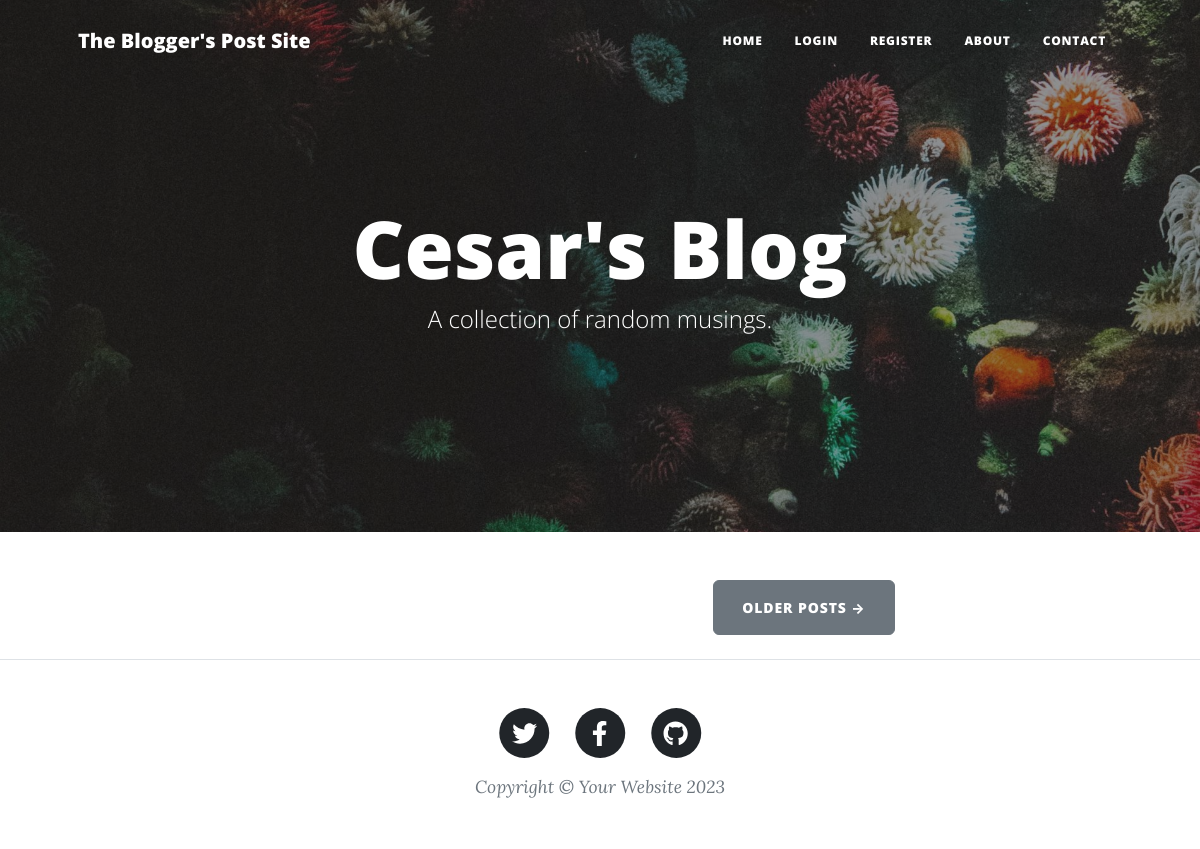
The app's page /, older data.
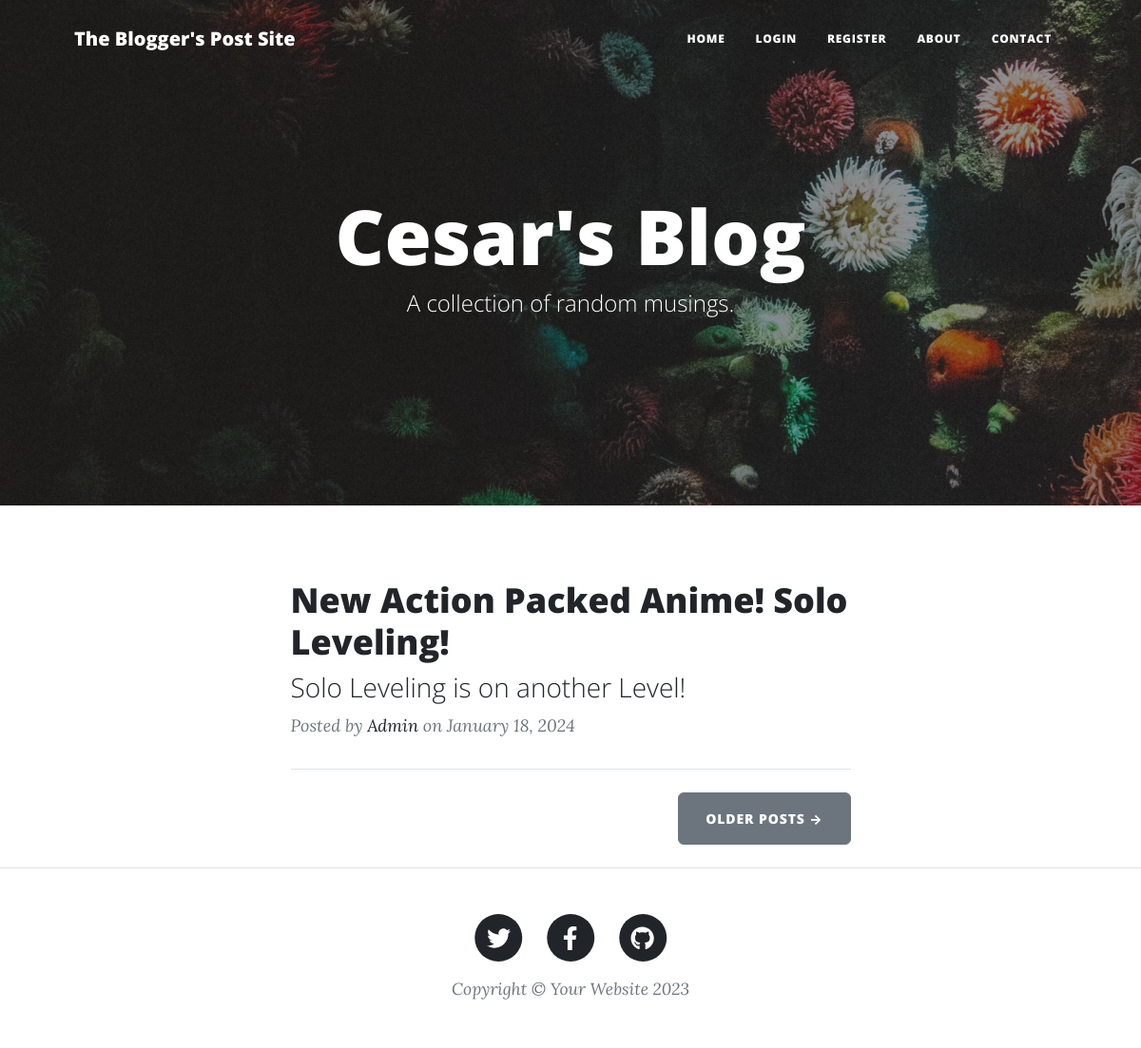
The same page, newer data.
### main.py (models this page shows)
class BlogPost(db.Model):
    __tablename__ = "blog_posts"
    id = db.Column(db.Integer, primary_key=True)
    title = db.Column(db.String(250), unique=True, nullable=False)
    subtitle = db.Column(db.String(250), nullable=False)
    date = db.Column(db.String(250), nullable=False)
    body = db.Column(db.Text, nullable=False)
    author_id: Mapped[int] = mapped_column(ForeignKey("users.id"))
    author: Mapped["User"] = relationship(back_populates="posts")
    img_url = db.Column(db.String(250), nullable=False)
    comments: Mapped[list["Comment"]] = relationship(back_populates="parent_post")

class User(UserMixin, db.Model):
    __tablename__ = "users"
    id = db.Column(db.Integer, primary_key=True)
    email = db.Column(db.String(100), unique=True)
    password = db.Column(db.String(100))
    name = db.Column(db.String(1000))
    posts: Mapped[list["BlogPost"]] = relationship(back_populates="author")
    comments: Mapped["Comment"] = relationship(back_populates="comment_author")

### main.py (the view)
@app.route('/')
def get_all_posts():
    print(current_user)
    result = db.session.execute(db.select(BlogPost))
    posts = result.scalars().all()
    return render_template("index.html", all_posts=posts)

### templates/index.html (shortened to what this page needs)
{% include "header.html" %}
<header
  class="masthead"
  style="background-image: url('../static/assets/img/home-bg.jpg')"
>
  <div class="container position-relative px-4 px-lg-5">
    <div class="row gx-4 gx-lg-5 justify-content-center">
      <div class="col-md-10 col-lg-8 col-xl-7">
        <div class="site-heading">
          <h1>Cesar's Blog</h1>
          <span class="subheading">A collection of random musings.</span>
        </div>
      </div>
    </div>
  </div>
</header>
<div class="container px-4 px-lg-5">
  <div class="row gx-4 gx-lg-5 justify-content-center">
    <div class="col-md-10 col-lg-8 col-xl-7">
      {% for post in all_posts %}
      <div class="post-preview">
        <a href="{{ url_for('show_post', post_id=post.id) }}">
          <h2 class="post-title">{{ post.title }}</h2>
          <h3 class="post-subtitle">{{ post.subtitle }}</h3>
        </a>
        <p class="post-meta">
          Posted by
          <a href="#">{{ post.author.name }}</a>
          on {{post.date}}
        </p>
      </div>
      <hr class="my-4" />
      {% endfor %}
      <div class="d-flex justify-content-end mb-4">
        <a class="btn btn-secondary text-uppercase" href="#!">Older Posts →</a>
      </div>
    </div>
  </div>
</div>
{% include "footer.html" %}

### templates/header.html (shortened to what this page needs)
<!DOCTYPE html>
<html lang="en" data-bs-theme="dark">
  <head>
    {% block styles %}
    {{ bootstrap.load_css() }}
    <link
      href="{{ url_for('static', filename='css/styles.css') }}"
      rel="stylesheet"
    />
    {% endblock %}
  </head>
  <body>
    <nav class="navbar navbar-expand-lg navbar-light" id="mainNav">
      <div class="container px-4 px-lg-5">
        <a class="navbar-brand" href="/">The Blogger's Post Site</a>
        <div class="collapse navbar-collapse" id="navbarResponsive">
          <ul class="navbar-nav ms-auto py-4 py-lg-0">
            <li class="nav-item">
              <a
                class="nav-link px-lg-3 py-3 py-lg-4"
                href="{{ url_for('get_all_posts') }}"
                >Home</a
              >
            </li>
            {% if not current_user.is_authenticated: %}
            <li class="nav-item">
              <a
                class="nav-link px-lg-3 py-3 py-lg-4"
                href="{{ url_for('login') }}"
                >Login</a
              >
            </li>
            <li class="nav-item">
              <a
                class="nav-link px-lg-3 py-3 py-lg-4"
                href="{{ url_for('register') }}"
                >Register</a
              >
            </li>
            {% endif %}
            <li class="nav-item">
              <a
                class="nav-link px-lg-3 py-3 py-lg-4"
                href="{{ url_for('about') }}"
                >About</a
              >
            </li>
            <li class="nav-item">
              <a
                class="nav-link px-lg-3 py-3 py-lg-4"
                href="{{ url_for('contact') }}"
                >Contact</a
              >
            </li>
          </ul>
        </div>
      </div>
    </nav>
  </body>
</html>

### templates/footer.html (shortened to what this page needs)
        <footer class="border-top">
          <div class="container px-4 px-lg-5">
              <div class="row gx-4 gx-lg-5 justify-content-center">
                  <div class="col-md-10 col-lg-8 col-xl-7">
                      <ul class="list-inline text-center">
                          <li class="list-inline-item">
                              <a href="#!">
                                  <span class="fa-stack fa-lg">
                                      <i class="fas fa-circle fa-stack-2x"></i>
                                      <i class="fab fa-twitter fa-stack-1x fa-inverse"></i>
                                  </span>
                              </a>
                          </li>
                          <li class="list-inline-item">
                              <a href="#!">
                                  <span class="fa-stack fa-lg">
                                      <i class="fas fa-circle fa-stack-2x"></i>
                                      <i class="fab fa-facebook-f fa-stack-1x fa-inverse"></i>
                                  </span>
                              </a>
                          </li>
                          <li class="list-inline-item">
                              <a href="#!">
                                  <span class="fa-stack fa-lg">
                                      <i class="fas fa-circle fa-stack-2x"></i>
                                      <i class="fab fa-github fa-stack-1x fa-inverse"></i>
                                  </span>
                              </a>
                          </li>
                      </ul>
                      <div class="small text-center text-muted fst-italic">Copyright &copy; Your Website 2023</div>
                  </div>
              </div>
          </div>
      </footer>
  </body>
</html>

Row changes from the older to the newer data that the page shows:
added BlogPost: title "New Action Packed Anime! Solo Leveling!", subtitle "Solo Leveling is on another Level!", author.name "Admin", date "January 18, 2024"
